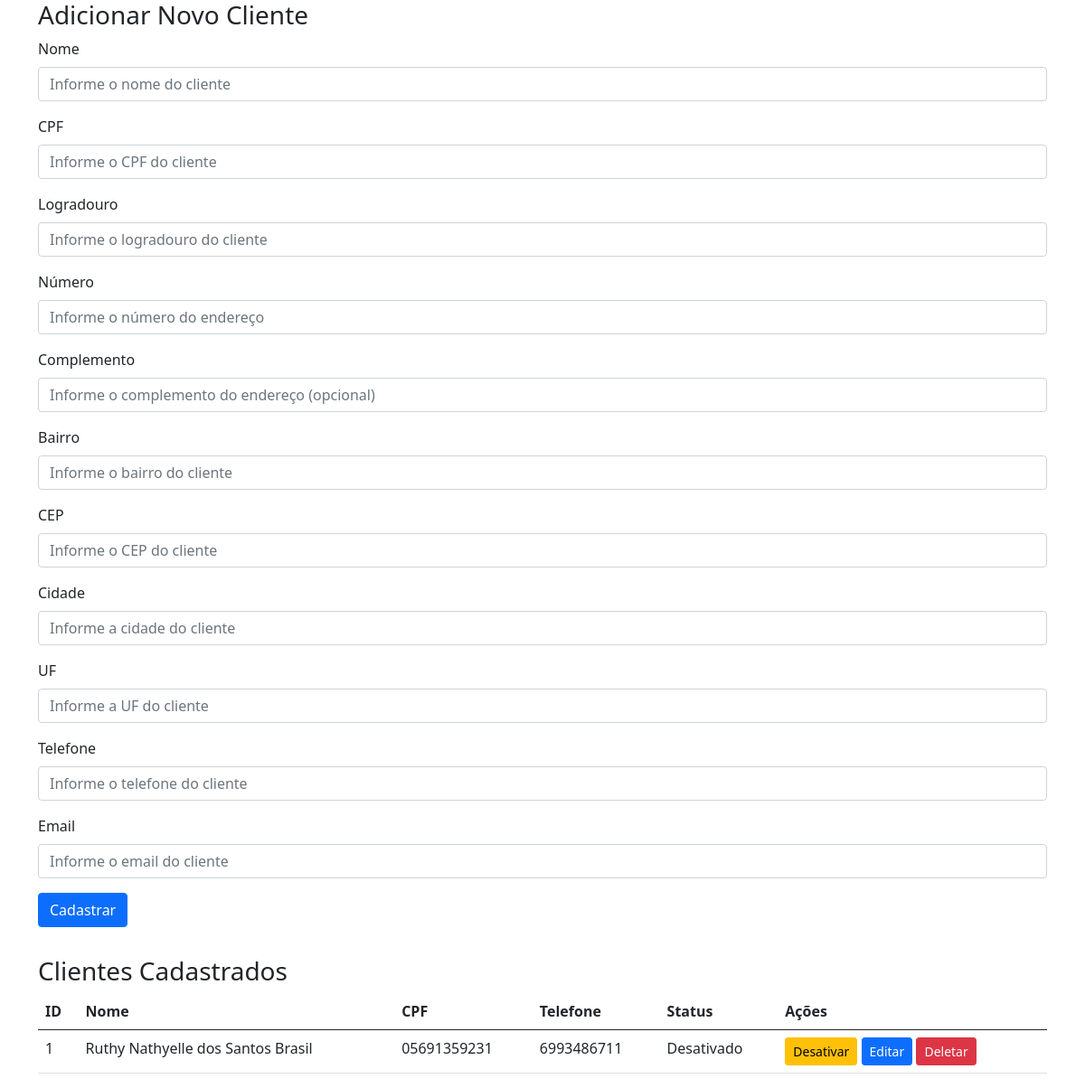
Before: /clientes with the older database file.
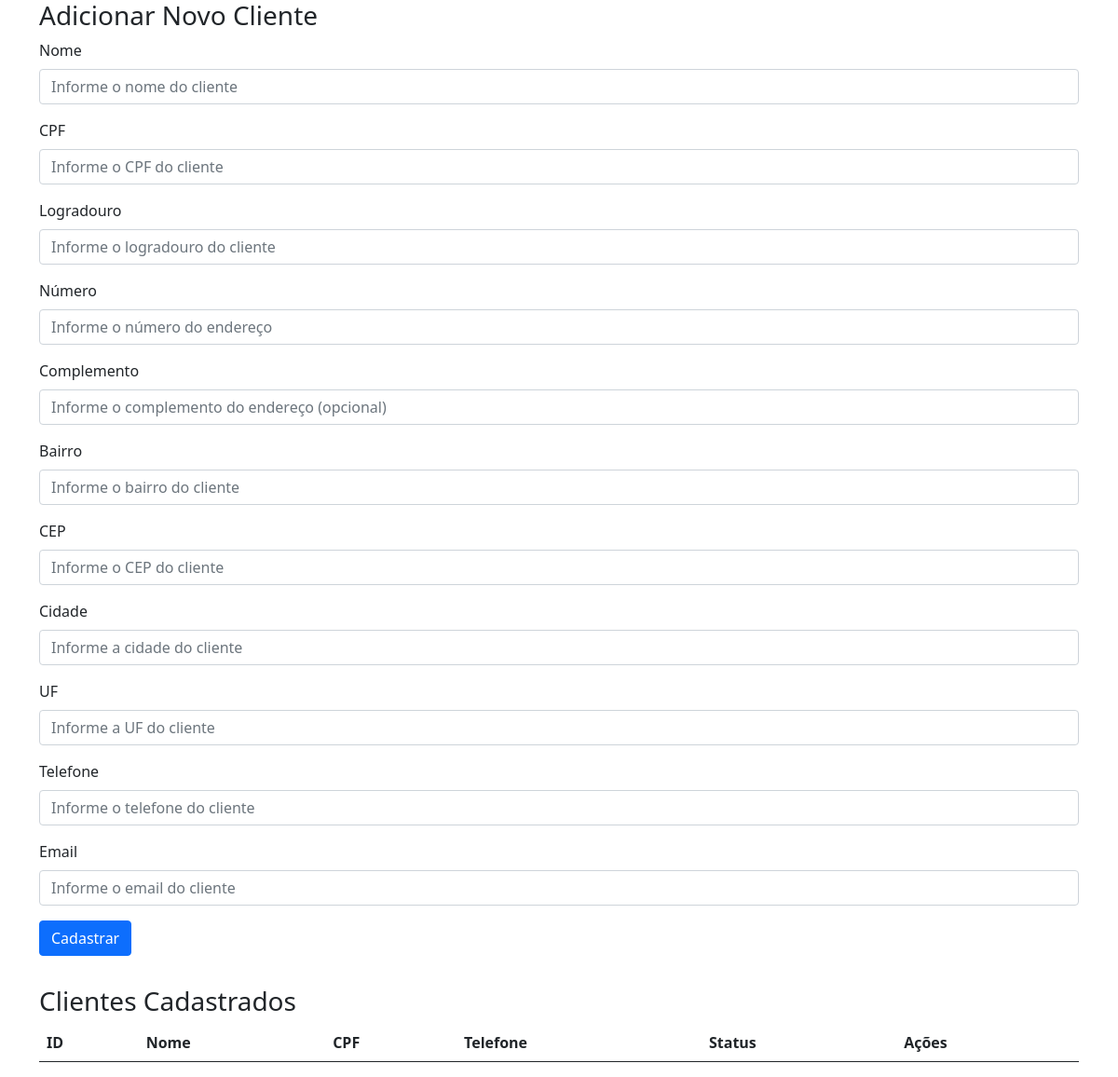
After: the same page with the newer database file.
### models/cliente_model.py (models this page shows, shortened)
class Pessoas:
    def __init__(self, nome, cpf, logradouro, numero, complemento, bairro, cep, cidade, uf, telefone, email):
        self.nome = Validador.valida_nome(nome)
        self.cpf = Validador.valida_cpf(cpf)
        self.email = Validador.valida_email(email)
        self.telefone = telefone
        logradouro, numero, complemento, bairro, cep, cidade, uf = Validador.valida_endereco(logradouro, numero, complemento, bairro, cep, cidade, uf)
        self.logradouro = logradouro
        self.numero = numero
        self.complemento = complemento
        self.bairro = bairro
        self.cidade = cidade
        self.cep = cep
        self.uf = uf

class Clientes(Pessoas, db.Model):
    __tablename__ = 'clientes'
    id: Mapped[int] = mapped_column(Integer, primary_key=True)
    nome: Mapped[str] = mapped_column(String)
    cpf: Mapped[str] = mapped_column(String, unique=True)
    logradouro: Mapped[str] = mapped_column(String)
    numero: Mapped[str] = mapped_column(String)
    complemento: Mapped[str] = mapped_column(String)
    bairro: Mapped[str] = mapped_column(String)
    cep: Mapped[str] = mapped_column(String)
    cidade: Mapped[str] = mapped_column(String)
    uf: Mapped[str] = mapped_column(String)
    telefone: Mapped[str] = mapped_column(String)
    email: Mapped[str] = mapped_column(String)
    @staticmethod
    def get_clientes():
        return db.session.query(Clientes).all()

### app.py (the view)
@app.route('/clientes')
def index_clientes():
    clientes = Clientes.get_clientes()  # Obtém todos os clientes do banco de dados
    return render_template('cliente/novo_cliente.html', clientes=clientes)  # Renderiza o template novo_cliente.html com os clientes

### templates/cliente/novo_cliente.html (shortened to what this page needs)
{% extends 'base.html' %}
{% block body %}
    <h3>Adicionar Novo Cliente</h3>
    <form action="{{ url_for('novo_cliente') }}" method="POST" autocomplete='off'>
        <div class='mb-3'>
            <label for='nome' class='form-label'>Nome</label>
            <input class='form-control' type='text' name='nome' id='nome' placeholder='Informe o nome do cliente' required autofocus />
        </div>
        <div class='mb-3'>
            <label for='cpf' class='form-label'>CPF</label>
            <input class='form-control' type='text' name='cpf' id='cpf' placeholder='Informe o CPF do cliente' required />
        </div>
        <div class='mb-3'>
            <label for='logradouro' class='form-label'>Logradouro</label>
            <input class='form-control' type='text' name='logradouro' id='logradouro' placeholder='Informe o logradouro do cliente' required />
        </div>
        <div class='mb-3'>
            <label for='numero' class='form-label'>Número</label>
            <input class='form-control' type='text' name='numero' id='numero' placeholder='Informe o número do endereço' required />
        </div>
        <div class='mb-3'>
            <label for='complemento' class='form-label'>Complemento</label>
            <input class='form-control' type='text' name='complemento' id='complemento' placeholder='Informe o complemento do endereço (opcional)' />
        </div>
        <div class='mb-3'>
            <label for='bairro' class='form-label'>Bairro</label>
            <input class='form-control' type='text' name='bairro' id='bairro' placeholder='Informe o bairro do cliente' required />
        </div>
        <div class='mb-3'>
            <label for='cep' class='form-label'>CEP</label>
            <input class='form-control' type='text' name='cep' id='cep' placeholder='Informe o CEP do cliente' required />
        </div>
        <div class='mb-3'>
            <label for='cidade' class='form-label'>Cidade</label>
            <input class='form-control' type='text' name='cidade' id='cidade' placeholder='Informe a cidade do cliente' required />
        </div>
        <div class='mb-3'>
            <label for='uf' class='form-label'>UF</label>
            <input class='form-control' type='text' name='uf' id='uf' placeholder='Informe a UF do cliente' required />
        </div>
        <div class='mb-3'>
            <label for='telefone' class='form-label'>Telefone</label>
            <input class='form-control' type='text' name='telefone' id='telefone' placeholder='Informe o telefone do cliente' required />
        </div>
        <div class='mb-3'>
            <label for='email' class='form-label'>Email</label>
            <input class='form-control' type='email' name='email' id='email' placeholder='Informe o email do cliente' required />
        </div>
        <div class='mb-3'>
            <button type='submit' class='btn btn-primary mb-3'>Cadastrar</button>
        </div>
    </form>
    <h3>Clientes Cadastrados</h3>
    <table class="table">
        <thead>
            <tr>
                <th>ID</th>
                <th>Nome</th>
                <th>CPF</th>
                <th>Telefone</th>
                <th>Status</th>
                <th>Ações</th>
            </tr>
        </thead>
        <tbody>
            {% for cliente in clientes %}
                <tr>
                    <td>{{ cliente.id }}</td>
                    <td>{{ cliente.nome }}</td>
                    <td>{{ cliente.cpf }}</td>
                    <td>{{ cliente.telefone }}</td>
                    <td>{{ 'Ativo' if cliente.status == 1 else 'Desativado' }}</td>
                    <td>
                        <a href="{{ url_for('atualizar_cliente', id=cliente.id, status=1 if cliente.status==0 else 0) }}" class="btn btn-warning btn-sm">
                            {{ 'Ativar' if cliente.status==0 else 'Desativar' }}
                        </a>
                        <a href="{{ url_for('editar_cliente', id=cliente.id) }}" class="btn btn-primary btn-sm">Editar</a>
                        <a href="{{ url_for('deletar_cliente', id=cliente.id) }}" class="btn btn-danger btn-sm">Deletar</a>
                    </td>
                </tr>
            {% endfor %}
        </tbody>
    </table>
{% endblock %}

### templates/base.html (shortened to what this page needs)
<!DOCTYPE html>
<html lang="pt">
    <head>
        <link href="{{ url_for('static', filename='css/bootstrap.min.css') }}" rel="stylesheet">
    </head>
    <body>
        <div class='container'>
            {% block body %}{% endblock %}
        </div>
    </body>
</html>

Changed rows visible on the page:
removed Clientes: id "1", nome "Ruthy Nathyelle dos Santos Brasil", cpf "05691359231", telefone "6993486711", status "Desativado", status "Desativar"
